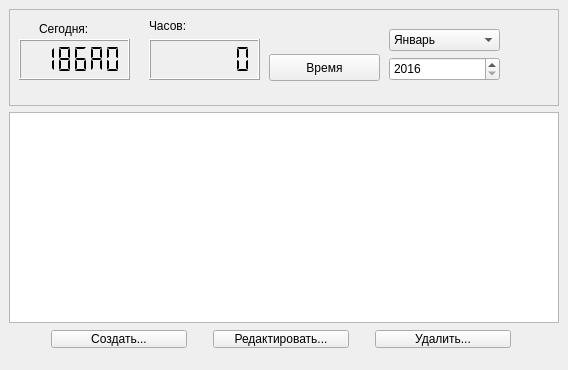
<?xml version="1.0" encoding="UTF-8"?>
<ui version="4.0">
 <class>MainWindow</class>
 <widget class="QMainWindow" name="MainWindow">
  <property name="geometry">
   <rect>
    <x>0</x>
    <y>0</y>
    <width>568</width>
    <height>370</height>
   </rect>
  </property>
  <property name="minimumSize">
   <size>
    <width>568</width>
    <height>370</height>
   </size>
  </property>
  <property name="maximumSize">
   <size>
    <width>568</width>
    <height>370</height>
   </size>
  </property>
  <property name="windowTitle">
   <string>MainWindow</string>
  </property>
  <property name="tabShape">
   <enum>QTabWidget::Rounded</enum>
  </property>
  <widget class="QWidget" name="centralWidget">
   <widget class="QFrame" name="frame">
    <property name="geometry">
     <rect>
      <x>9</x>
      <y>9</y>
      <width>550</width>
      <height>97</height>
     </rect>
    </property>
    <property name="sizePolicy">
     <sizepolicy hsizetype="Expanding" vsizetype="Ignored">
      <horstretch>0</horstretch>
      <verstretch>0</verstretch>
     </sizepolicy>
    </property>
    <property name="frameShape">
     <enum>QFrame::StyledPanel</enum>
    </property>
    <property name="frameShadow">
     <enum>QFrame::Raised</enum>
    </property>
    <widget class="QComboBox" name="cbMonth">
     <property name="geometry">
      <rect>
       <x>380</x>
       <y>20</y>
       <width>111</width>
       <height>22</height>
      </rect>
     </property>
     <item>
      <property name="text">
       <string>Январь</string>
      </property>
     </item>
     <item>
      <property name="text">
       <string>Февраль</string>
      </property>
     </item>
     <item>
      <property name="text">
       <string>Март</string>
      </property>
     </item>
     <item>
      <property name="text">
       <string>Апрель</string>
      </property>
     </item>
     <item>
      <property name="text">
       <string>Май</string>
      </property>
     </item>
     <item>
      <property name="text">
       <string>Июнь</string>
      </property>
     </item>
     <item>
      <property name="text">
       <string>Июль</string>
      </property>
     </item>
     <item>
      <property name="text">
       <string>Август</string>
      </property>
     </item>
     <item>
      <property name="text">
       <string>Сентябрь</string>
      </property>
     </item>
     <item>
      <property name="text">
       <string>Октябрь</string>
      </property>
     </item>
     <item>
      <property name="text">
       <string>Ноябрь</string>
      </property>
     </item>
     <item>
      <property name="text">
       <string>Декабрь</string>
      </property>
     </item>
    </widget>
    <widget class="QSpinBox" name="sbYear">
     <property name="geometry">
      <rect>
       <x>380</x>
       <y>48</y>
       <width>111</width>
       <height>24</height>
      </rect>
     </property>
     <property name="minimum">
      <number>2016</number>
     </property>
     <property name="maximum">
      <number>2032</number>
     </property>
    </widget>
    <widget class="QLabel" name="label">
     <property name="geometry">
      <rect>
       <x>30</x>
       <y>10</y>
       <width>91</width>
       <height>20</height>
      </rect>
     </property>
     <property name="text">
      <string>Сегодня:</string>
     </property>
    </widget>
    <widget class="QLCDNumber" name="lcdMinutes">
     <property name="geometry">
      <rect>
       <x>140</x>
       <y>30</y>
       <width>111</width>
       <height>41</height>
      </rect>
     </property>
     <property name="smallDecimalPoint">
      <bool>true</bool>
     </property>
     <property name="digitCount">
      <number>6</number>
     </property>
     <property name="mode">
      <enum>QLCDNumber::Hex</enum>
     </property>
     <property name="segmentStyle">
      <enum>QLCDNumber::Flat</enum>
     </property>
     <property name="intValue" stdset="0">
      <number>0</number>
     </property>
    </widget>
    <widget class="QLCDNumber" name="lcdDate">
     <property name="geometry">
      <rect>
       <x>10</x>
       <y>30</y>
       <width>111</width>
       <height>41</height>
      </rect>
     </property>
     <property name="smallDecimalPoint">
      <bool>true</bool>
     </property>
     <property name="digitCount">
      <number>6</number>
     </property>
     <property name="mode">
      <enum>QLCDNumber::Hex</enum>
     </property>
     <property name="segmentStyle">
      <enum>QLCDNumber::Flat</enum>
     </property>
     <property name="intValue" stdset="0">
      <number>1181062</number>
     </property>
    </widget>
    <widget class="QLabel" name="label_2">
     <property name="geometry">
      <rect>
       <x>140</x>
       <y>10</y>
       <width>62</width>
       <height>14</height>
      </rect>
     </property>
     <property name="text">
      <string>Часов:</string>
     </property>
    </widget>
    <widget class="QPushButton" name="btnSetTime">
     <property name="geometry">
      <rect>
       <x>260</x>
       <y>45</y>
       <width>111</width>
       <height>27</height>
      </rect>
     </property>
     <property name="text">
      <string>Время</string>
     </property>
    </widget>
   </widget>
   <widget class="QTableWidget" name="tblTime">
    <property name="geometry">
     <rect>
      <x>9</x>
      <y>112</y>
      <width>550</width>
      <height>211</height>
     </rect>
    </property>
    <property name="sizePolicy">
     <sizepolicy hsizetype="Maximum" vsizetype="Ignored">
      <horstretch>0</horstretch>
      <verstretch>0</verstretch>
     </sizepolicy>
    </property>
    <property name="editTriggers">
     <set>QAbstractItemView::NoEditTriggers</set>
    </property>
    <property name="selectionMode">
     <enum>QAbstractItemView::SingleSelection</enum>
    </property>
    <property name="selectionBehavior">
     <enum>QAbstractItemView::SelectRows</enum>
    </property>
   </widget>
   <widget class="QWidget" name="layoutWidget">
    <property name="geometry">
     <rect>
      <x>10</x>
      <y>330</y>
      <width>546</width>
      <height>29</height>
     </rect>
    </property>
    <layout class="QHBoxLayout" name="horizontalLayout">
     <property name="sizeConstraint">
      <enum>QLayout::SetDefaultConstraint</enum>
     </property>
     <property name="topMargin">
      <number>0</number>
     </property>
     <item>
      <spacer name="horizontalSpacer_2">
       <property name="orientation">
        <enum>Qt::Horizontal</enum>
       </property>
       <property name="sizeType">
        <enum>QSizePolicy::Fixed</enum>
       </property>
       <property name="sizeHint" stdset="0">
        <size>
         <width>30</width>
         <height>20</height>
        </size>
       </property>
      </spacer>
     </item>
     <item>
      <widget class="QPushButton" name="btnTimeCreate">
       <property name="minimumSize">
        <size>
         <width>136</width>
         <height>0</height>
        </size>
       </property>
       <property name="text">
        <string>Создать...</string>
       </property>
      </widget>
     </item>
     <item>
      <spacer name="horizontalSpacer">
       <property name="orientation">
        <enum>Qt::Horizontal</enum>
       </property>
       <property name="sizeType">
        <enum>QSizePolicy::Fixed</enum>
       </property>
       <property name="sizeHint" stdset="0">
        <size>
         <width>20</width>
         <height>20</height>
        </size>
       </property>
      </spacer>
     </item>
     <item>
      <widget class="QPushButton" name="btnTimeEdit">
       <property name="minimumSize">
        <size>
         <width>136</width>
         <height>0</height>
        </size>
       </property>
       <property name="text">
        <string>Редактировать...</string>
       </property>
      </widget>
     </item>
     <item>
      <spacer name="horizontalSpacer_4">
       <property name="orientation">
        <enum>Qt::Horizontal</enum>
       </property>
       <property name="sizeType">
        <enum>QSizePolicy::Fixed</enum>
       </property>
       <property name="sizeHint" stdset="0">
        <size>
         <width>20</width>
         <height>20</height>
        </size>
       </property>
      </spacer>
     </item>
     <item>
      <widget class="QPushButton" name="btnTimeDelete">
       <property name="minimumSize">
        <size>
         <width>136</width>
         <height>0</height>
        </size>
       </property>
       <property name="text">
        <string>Удалить...</string>
       </property>
      </widget>
     </item>
     <item>
      <spacer name="horizontalSpacer_3">
       <property name="orientation">
        <enum>Qt::Horizontal</enum>
       </property>
       <property name="sizeHint" stdset="0">
        <size>
         <width>30</width>
         <height>20</height>
        </size>
       </property>
      </spacer>
     </item>
    </layout>
   </widget>
  </widget>
 </widget>
 <layoutdefault spacing="6" margin="11"/>
 <resources/>
 <connections/>
 <slots>
  <slot>deleteSelectedRow()</slot>
 </slots>
</ui>
